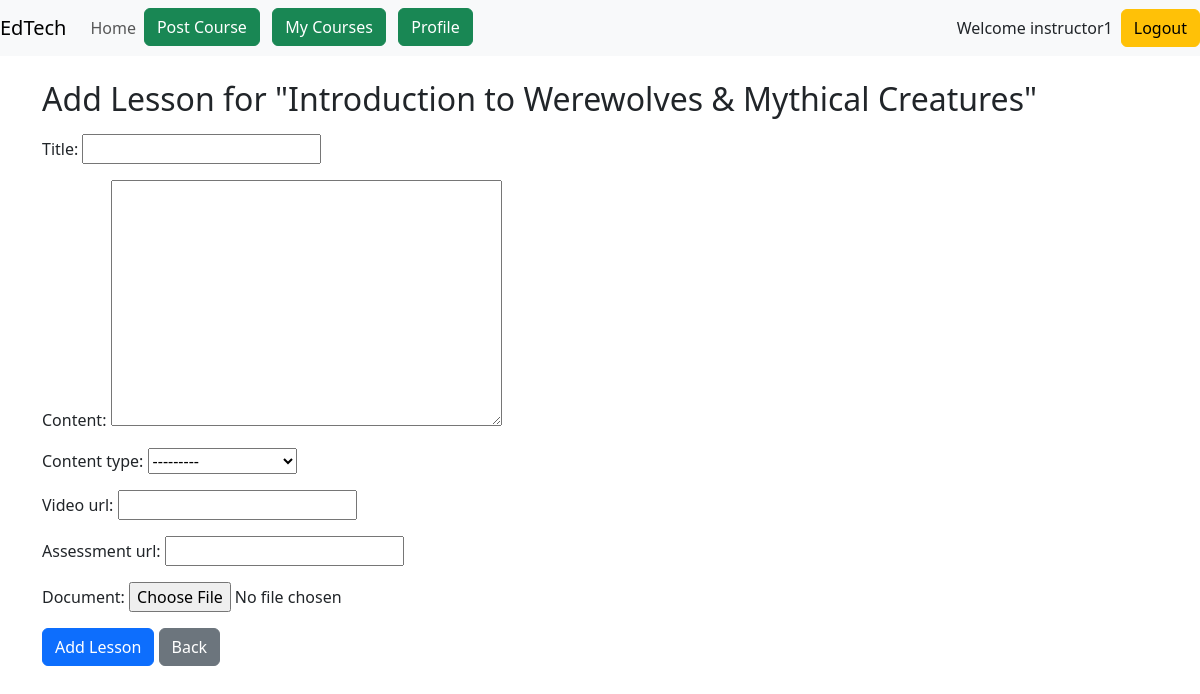
/courses/add-lesson/1/ (signed in), run on the app's committed database.
### accounts/models.py (models this page shows, shortened)
class User(AbstractUser):
    name = models.CharField(max_length=70, default='name')
    contact = models.CharField(max_length=13)
    user_type = models.CharField(
        max_length=1,
        choices=(
            ('I', "Instructor"),
            ('S', "Student"),
        ),
    )

### courses/models.py (models this page shows, shortened)
class Module(models.Model):
    course = models.ForeignKey(Course,on_delete=models.CASCADE,related_name="modules")
    title = models.CharField(blank=True,null=True)
    description = models.TextField(blank=True,null=True)

### courses/views.py (the view)
# urls.py: path('add-lesson/<int:module_id>/', views.add_lesson, name='add_lesson'),
def add_lesson(request,module_id):
    if not is_instructor(request.user):
        messages.error(request, "Only instructors can manage Module.")
        return redirect('home')
    module = get_object_or_404(Module, id=module_id, course__instructor=request.user)
    if request.method == "POST":
        form = LessonForm(request.POST,request.FILES)
        if form.is_valid():
            lesson = form.save(commit=False)
            lesson.module = module
            lesson.save()
            messages.success(request,f"Lesson Added Successfully")
            return redirect('module_content',course_id = module.course.id)
        else:
            messages.error(request,f"Lesson not added, Try Again")
    else:
        form = LessonForm()
        context = {
            'form': form,
            'module': module
        }
        return render(request,"courses/add_lesson.html",context)

### courses/forms.py
class LessonForm(ModelForm):
    class Meta:
        model = Lesson
        fields = ['title','content','content_type','video_url','assessment_url','document']

### courses/views.py (called while the page is built)
def is_instructor(user):
    return user.is_authenticated and user.user_type == 'I'

### courses/templates/courses/add_lesson.html (shortened to what this page needs)
{% extends "base.html" %}
{% block main %}
<div class="container py-4">
  <h2 class="mb-3">Add Lesson for "{{ module.title|default:'Untitled module' }}"</h2>
  <form method="POST" enctype="multipart/form-data">
    {{ form.as_p }}
    <button type="submit" class="btn btn-primary">Add Lesson</button>
    <a href="{% url 'module_content' module.course.id %}" class="btn btn-secondary">Back</a>
  </form>
</div>
{% endblock %}

### templates/base.html (shortened to what this page needs)
<!doctype html>
<html lang="en">
    <head>
        <link
            href="https://cdn.jsdelivr.net/npm/bootstrap@5.3.2/dist/css/bootstrap.min.css"
            rel="stylesheet"
        />
    </head>
    <body>
        <header>
             <nav class="navbar navbar-expand-md navbar-light bg-light">
                <a class="navbar-brand" href="{% url 'home' %}">EdTech</a>
                <div class="collapse navbar-collapse" id="collapsibleNavId">
                    <ul class="navbar-nav mr-auto mt-2 mt-lg-0">
                        <li class="nav-item active">
                            <a class="nav-link" href="{% url "home" %}">Home </a>
                        </li>
                        {% if request.user.is_authenticated %}
                            {% if request.user.user_type == 'I' %}
                                <li class="nav-item">
                                     <a class="btn btn-success" href="{% url 'course_create'%}"> Post Course </a>
                                </li>
                                <li class="nav-item">
                                    <a class="btn btn-success" href="{% url 'my_courses' %}"> My Courses </a>
                                </li>
                            {% endif %}
                            <li class="nav-item">
                                <a class="btn btn-success" href="{% url 'profile_details' %}"> Profile </a>
                            </li>
                        {% endif %}
                    </ul>
                </div>
                <ul class="navbar-nav ml-auto mt-2 mt-lg-0">
                    {% if not request.user.is_authenticated %}
                        <li class="nav-item" style="list-style-type:none;">
                             <a class="btn btn-success" href="{% url 'login'%}"> Login </a>
                        </li>
                        &nbsp;
                        &nbsp;
                        <li class="nav-item" style="list-style-type:none;">
                            <a class="btn btn-success" href="{% url 'register'%}"> Register </a>
                        </li>
                    {% else %}
                        <p class="my-auto me-2"> Welcome {{request.user.username}}</p>
                        <a class="btn btn-warning" href="{% url "logout" %}">Logout</a>
                    {% endif %}
                </ul>
             </nav>
        </header>
        <main>
            {% block main %}
            {% endblock main %}
        </main>
    </body>
</html>

### data on the page
User: user.username "instructor1"
Module: title "Introduction to Werewolves & Mythical Creatures"
